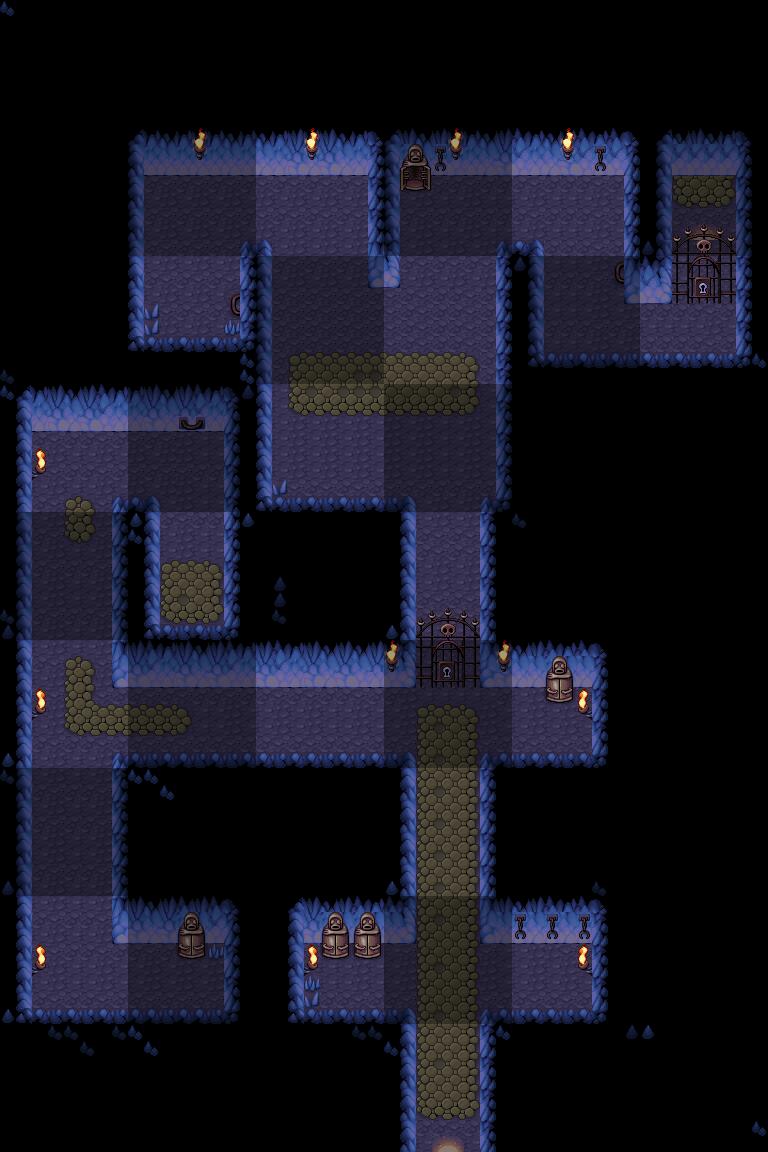

Rendered tile map (Tiled .tmx) drawn with the repository's tilesets; below, a short description and the map source with its tile grids summarised:
An orthogonal 48x72 tile map with 16x16 px tiles, 3 tile layers (background, grid, overlay), 2 tilesets and 6 objects (3x Item, 2x Door, Gateway).

<map version="1.0" orientation="orthogonal" width="48" height="72" tilewidth="16" tileheight="16">
 <properties>
  <property name="quest" value="getBread" />
 </properties>
 <tileset firstgid="1" name="dungeon" tilewidth="16" tileheight="16">
  <image source="dungeon.png" width="128" height="368" />
  <tile id="1">
   <properties>
    <property name="wall" value="" />
   </properties>
  </tile>
  <tile id="2">
   <properties>
    <property name="wall" value="" />
   </properties>
  </tile>
  <tile id="3">
   <properties>
    <property name="wall" value="" />
   </properties>
  </tile>
  <tile id="4">
   <properties>
    <property name="wall" value="" />
   </properties>
  </tile>
  <tile id="5">
   <properties>
    <property name="wall" value="" />
   </properties>
  </tile>
  <tile id="6">
   <properties>
    <property name="wall" value="" />
   </properties>
  </tile>
  <tile id="7">
   <properties>
    <property name="wall" value="" />
   </properties>
  </tile>
  <tile id="8">
   <properties>
    <property name="wall" value="" />
   </properties>
  </tile>
  <tile id="9">
   <properties>
    <property name="wall" value="" />
   </properties>
  </tile>
  <tile id="10">
   <properties>
    <property name="wall" value="" />
   </properties>
  </tile>
  <tile id="13">
   <properties>
    <property name="wall" value="" />
   </properties>
  </tile>
  <tile id="14">
   <properties>
    <property name="wall" value="" />
   </properties>
  </tile>
  <tile id="15">
   <properties>
    <property name="wall" value="" />
   </properties>
  </tile>
  <tile id="16">
   <properties>
    <property name="wall" value="" />
   </properties>
  </tile>
  <tile id="17">
   <properties>
    <property name="wall" value="" />
   </properties>
  </tile>
  <tile id="18">
   <properties>
    <property name="wall" value="" />
   </properties>
  </tile>
  <tile id="19">
   <properties>
    <property name="wall" value="" />
   </properties>
  </tile>
  <tile id="20">
   <properties>
    <property name="wall" value="" />
   </properties>
  </tile>
  <tile id="21">
   <properties>
    <property name="wall" value="" />
   </properties>
  </tile>
  <tile id="24">
   <properties>
    <property name="wall" value="" />
   </properties>
  </tile>
  <tile id="25">
   <properties>
    <property name="wall" value="" />
   </properties>
  </tile>
  <tile id="26">
   <properties>
    <property name="wall" value="" />
   </properties>
  </tile>
  <tile id="27">
   <properties>
    <property name="wall" value="" />
   </properties>
  </tile>
  <tile id="28">
   <properties>
    <property name="wall" value="" />
   </properties>
  </tile>
  <tile id="29">
   <properties>
    <property name="wall" value="" />
   </properties>
  </tile>
  <tile id="30">
   <properties>
    <property name="wall" value="" />
   </properties>
  </tile>
  <tile id="31">
   <properties>
    <property name="wall" value="" />
   </properties>
  </tile>
  <tile id="32">
   <properties>
    <property name="wall" value="" />
   </properties>
  </tile>
  <tile id="33">
   <properties>
    <property name="wall" value="" />
   </properties>
  </tile>
  <tile id="34">
   <properties>
    <property name="wall" value="" />
   </properties>
  </tile>
  <tile id="35">
   <properties>
    <property name="wall" value="" />
   </properties>
  </tile>
  <tile id="36">
   <properties>
    <property name="wall" value="" />
   </properties>
  </tile>
  <tile id="37">
   <properties>
    <property name="wall" value="" />
   </properties>
  </tile>
  <tile id="38">
   <properties>
    <property name="wall" value="" />
   </properties>
  </tile>
  <tile id="39">
   <properties>
    <property name="wall" value="" />
   </properties>
  </tile>
  <tile id="40">
   <properties>
    <property name="wall" value="" />
   </properties>
  </tile>
  <tile id="41">
   <properties>
    <property name="wall" value="" />
   </properties>
  </tile>
  <tile id="42">
   <properties>
    <property name="wall" value="" />
   </properties>
  </tile>
  <tile id="43">
   <properties>
    <property name="wall" value="" />
   </properties>
  </tile>
  <tile id="44">
   <properties>
    <property name="wall" value="" />
   </properties>
  </tile>
  <tile id="45">
   <properties>
    <property name="wall" value="" />
   </properties>
  </tile>
  <tile id="46">
   <properties>
    <property name="door" value="" />
   </properties>
  </tile>
  <tile id="47">
   <properties>
    <property name="door" value="" />
   </properties>
  </tile>
  <tile id="48">
   <properties>
    <property name="door" value="" />
   </properties>
  </tile>
  <tile id="49">
   <properties>
    <property name="door" value="" />
   </properties>
  </tile>
  <tile id="50">
   <properties>
    <property name="wall" value="" />
   </properties>
  </tile>
  <tile id="52">
   <properties>
    <property name="wall" value="" />
   </properties>
  </tile>
  <tile id="53">
   <properties>
    <property name="door" value="" />
   </properties>
  </tile>
  <tile id="54">
   <properties>
    <property name="door" value="" />
   </properties>
  </tile>
  <tile id="55">
   <properties>
    <property name="door" value="" />
   </properties>
  </tile>
  <tile id="56">
   <properties>
    <property name="door" value="" />
   </properties>
  </tile>
  <tile id="57">
   <properties>
    <property name="wall" value="" />
   </properties>
  </tile>
  <tile id="59">
   <properties>
    <property name="door" value="" />
   </properties>
  </tile>
  <tile id="60">
   <properties>
    <property name="door" value="" />
   </properties>
  </tile>
  <tile id="61">
   <properties>
    <property name="door" value="" />
   </properties>
  </tile>
  <tile id="62">
   <properties>
    <property name="door" value="" />
   </properties>
  </tile>
  <tile id="64">
   <properties>
    <property name="wall" value="" />
   </properties>
  </tile>
  <tile id="65">
   <properties>
    <property name="door" value="" />
   </properties>
  </tile>
  <tile id="68">
   <properties>
    <property name="door" value="" />
   </properties>
  </tile>
  <tile id="69">
   <properties>
    <property name="door" value="" />
   </properties>
  </tile>
  <tile id="72">
   <properties>
    <property name="door" value="" />
   </properties>
  </tile>
  <tile id="75">
   <properties>
    <property name="wall" value="" />
   </properties>
  </tile>
  <tile id="76">
   <properties>
    <property name="obstacle" value="" />
   </properties>
  </tile>
  <tile id="77">
   <properties>
    <property name="obstacle" value="" />
   </properties>
  </tile>
  <tile id="78">
   <properties>
    <property name="obstacle" value="" />
   </properties>
  </tile>
  <tile id="79">
   <properties>
    <property name="path" value="" />
   </properties>
  </tile>
  <tile id="80">
   <properties>
    <property name="path" value="" />
   </properties>
  </tile>
  <tile id="81">
   <properties>
    <property name="path" value="" />
   </properties>
  </tile>
  <tile id="82">
   <properties>
    <property name="wall" value="" />
   </properties>
  </tile>
  <tile id="83">
   <properties>
    <property name="obstacle" value="" />
   </properties>
  </tile>
  <tile id="84">
   <properties>
    <property name="obstacle" value="" />
   </properties>
  </tile>
  <tile id="85">
   <properties>
    <property name="obstacle" value="" />
   </properties>
  </tile>
  <tile id="86">
   <properties>
    <property name="obstacle" value="" />
   </properties>
  </tile>
  <tile id="87">
   <properties>
    <property name="obstacle" value="" />
   </properties>
  </tile>
  <tile id="88">
   <properties>
    <property name="path" value="" />
   </properties>
  </tile>
  <tile id="89">
   <properties>
    <property name="path" value="" />
   </properties>
  </tile>
  <tile id="90">
   <properties>
    <property name="path" value="" />
   </properties>
  </tile>
  <tile id="91">
   <properties>
    <property name="wall" value="" />
   </properties>
  </tile>
  <tile id="92">
   <properties>
    <property name="obstacle" value="" />
   </properties>
  </tile>
  <tile id="93">
   <properties>
    <property name="obstacle" value="" />
   </properties>
  </tile>
  <tile id="94">
   <properties>
    <property name="obstacle" value="" />
   </properties>
  </tile>
  <tile id="95">
   <properties>
    <property name="obstacle" value="" />
   </properties>
  </tile>
  <tile id="96">
   <properties>
    <property name="path" value="" />
   </properties>
  </tile>
  <tile id="97">
   <properties>
    <property name="path" value="" />
   </properties>
  </tile>
  <tile id="98">
   <properties>
    <property name="path" value="" />
   </properties>
  </tile>
  <tile id="99">
   <properties>
    <property name="path" value="" />
   </properties>
  </tile>
  <tile id="102">
   <properties>
    <property name="path" value="" />
   </properties>
  </tile>
  <tile id="103">
   <properties>
    <property name="path" value="" />
   </properties>
  </tile>
  <tile id="104">
   <properties>
    <property name="path" value="" />
   </properties>
  </tile>
  <tile id="105">
   <properties>
    <property name="path" value="" />
   </properties>
  </tile>
  <tile id="106">
   <properties>
    <property name="path" value="" />
   </properties>
  </tile>
  <tile id="112">
   <properties>
    <property name="door" value="" />
   </properties>
  </tile>
  <tile id="113">
   <properties>
    <property name="door" value="" />
   </properties>
  </tile>
  <tile id="120">
   <properties>
    <property name="door" value="" />
   </properties>
  </tile>
  <tile id="121">
   <properties>
    <property name="door" value="" />
   </properties>
  </tile>
  <tile id="128">
   <properties>
    <property name="door" value="" />
   </properties>
  </tile>
  <tile id="129">
   <properties>
    <property name="door" value="" />
   </properties>
  </tile>
  <tile id="136">
   <properties>
    <property name="animated" value="6" />
    <property name="obstacle" value="" />
   </properties>
  </tile>
  <tile id="144">
   <properties>
    <property name="animated" value="6" />
    <property name="obstacle" value="" />
   </properties>
  </tile>
  <tile id="152">
   <properties>
    <property name="animated" value="6" />
    <property name="obstacle" value="" />
   </properties>
  </tile>
  <tile id="160">
   <properties>
    <property name="animated" value="6" />
    <property name="obstacle" value="" />
   </properties>
  </tile>
  <tile id="168">
   <properties>
    <property name="animated" value="6" />
    <property name="obstacle" value="" />
   </properties>
  </tile>
  <tile id="176">
   <properties>
    <property name="animated" value="6" />
    <property name="obstacle" value="" />
   </properties>
  </tile>
 </tileset>
 <tileset firstgid="185" name="dungeon_overlay" tilewidth="16" tileheight="16">
  <image source="dungeon_overlay.png" width="64" height="64" />
 </tileset>
 <layer name="background" width="48" height="72">
  <data>[3456 cells, 3456 non-empty, 95 distinct tile ids]</data>
 </layer>
 <layer name="grid" width="48" height="72" opacity="0.35">
  <data>[3456 cells, 1720 non-empty, 1 distinct tile ids]</data>
 </layer>
 <layer name="overlay" width="48" height="72">
  <data>[3456 cells, 94 non-empty, 15 distinct tile ids]</data>
 </layer>
 <objectgroup name="triggers" width="48" height="72">
  <object name="DungeonGate" type="Gateway" x="416" y="1104" width="64" height="64">
   <properties>
    <property name="target" value="forest:DungeonGate" />
   </properties>
  </object>
  <object name="Door1" type="Door" x="432" y="656" width="32" height="32">
   <properties>
    <property name="key" value="basic_key" />
   </properties>
  </object>
  <object name="Key2_dungeon" type="Item" x="176" y="288" width="32" height="32">
   <properties>
    <property name="id" value="basic_key" />
   </properties>
  </object>
  <object name="Bread" type="Item" x="688" y="176" width="32" height="32">
   <properties>
    <property name="id" value="bread" />
   </properties>
  </object>
  <object name="Key1_dungeon" type="Item" x="176" y="576" width="32" height="32">
   <properties>
    <property name="id" value="basic_key" />
   </properties>
  </object>
  <object name="Door2" type="Door" x="688" y="272" width="32" height="32">
   <properties>
    <property name="key" value="basic_key" />
   </properties>
  </object>
 </objectgroup>
</map>
